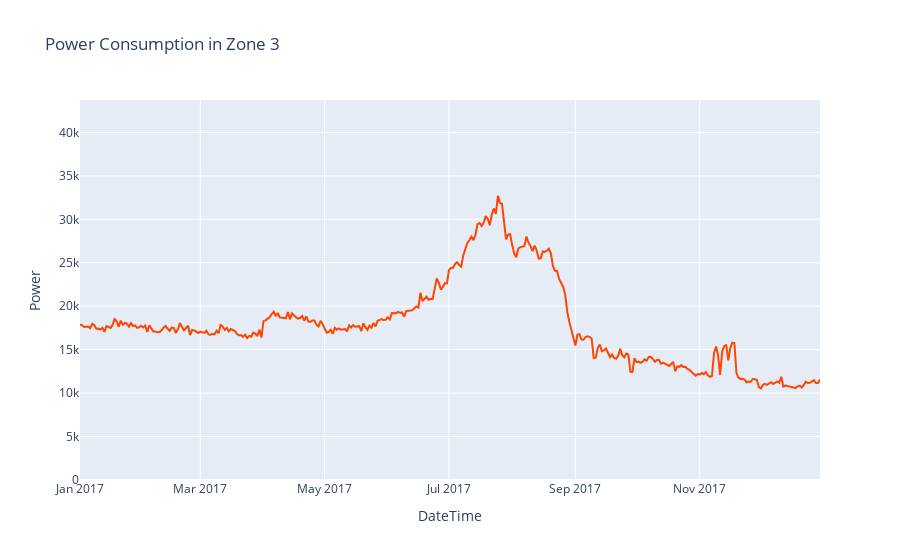

Notebook source saved alongside this figure:
### Code cell
# Plotting the scatter plot of the filtered_data
line_fig = px.line(filtered_zone, x='DateTime', y='Power', 
                    hover_data={'Power':':.2f'},
                    title=f'Power Consumption in Zone 3')
line_fig.update_yaxes(range=[0, dfd.Zone1.max()+5000])                
line_fig.update_traces(line_color='orangered'),
line_fig.show()

### Figure 1 — Plotly figure (JSON) as saved in the notebook; plotly's stock layout.template omitted (floating-point values rounded to 4 significant figures; data arrays with more than 128 entries replaced by an {"elided": "..."} marker saying what was removed)
{"data": [{"hovertemplate": "DateTime=%{x}<br>Power=%{y:.2f}<extra></extra>", "legendgroup": "", "line": {"color": "orangered", "dash": "solid"}, "marker": {"symbol": "circle"}, "mode": "lines", "name": "", "orientation": "v", "showlegend": false, "type": "scatter", "x": {"elided": "364 str values"}, "xaxis": "x", "y": {"elided": "364 float values"}, "yaxis": "y"}], "layout": {"legend": {"tracegroupgap": 0}, "title": {"text": "Power Consumption in Zone 3"}, "xaxis": {"anchor": "y", "domain": [0, 1], "title": {"text": "DateTime"}}, "yaxis": {"anchor": "x", "domain": [0, 1], "range": [0, 43730.0], "title": {"text": "Power"}}}}
